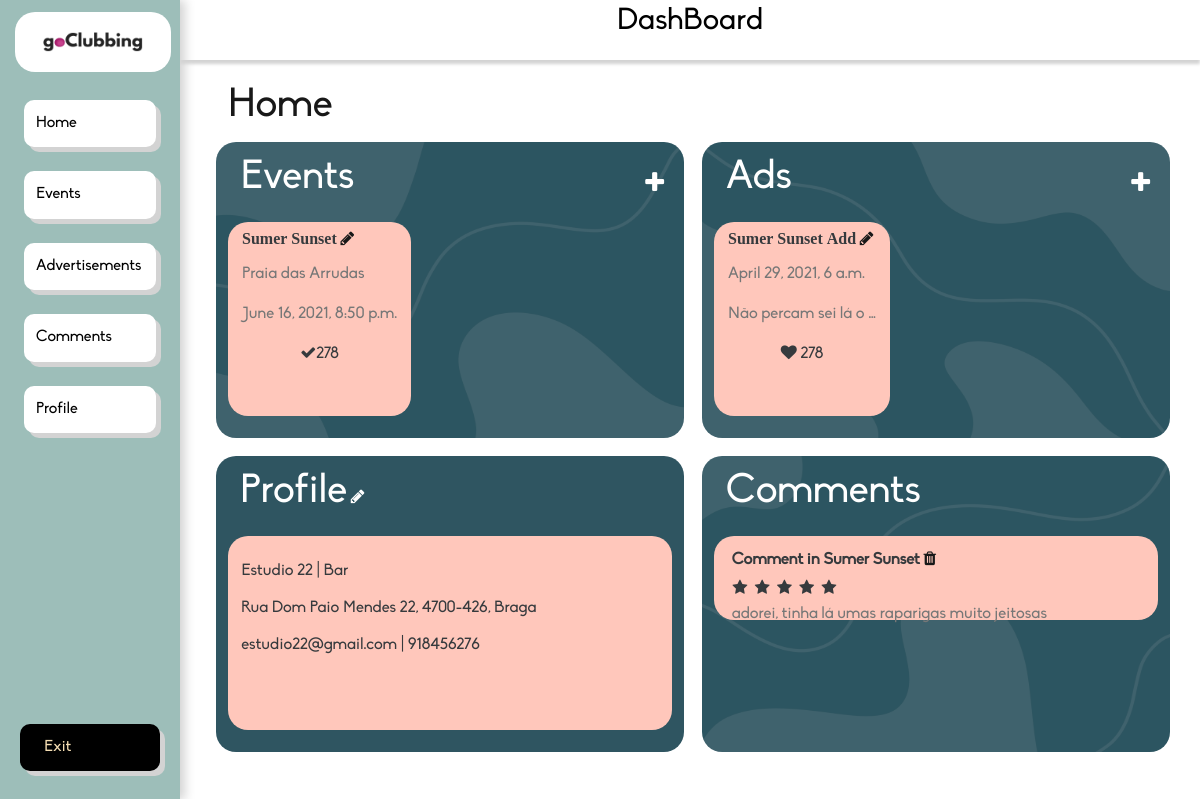
The app's page /dashboard/ (signed in) with its own data.
### app/models.py (models this page shows, shortened)
class Event(models.Model):
    name = models.CharField(max_length=100)
    location = models.CharField(max_length=100)
    datetime = models.DateTimeField(auto_now=False, auto_now_add=False)
    type = models.ForeignKey(Event_Type, on_delete=models.CASCADE)
    theme = models.CharField(max_length=100)
    min_age = models.IntegerField()
    organization = models.CharField(max_length=100)
    dress_code = models.CharField(max_length=100)
    business = models.ForeignKey(Business, on_delete=models.CASCADE)
    def __str__(self):
        return self.name

class Advertisement(models.Model):
    event = models.ForeignKey(Event, on_delete=models.CASCADE)
    date=models.DateTimeField()
    expire=models.DateTimeField()
    body=models.CharField(max_length=100)

class Business(models.Model):
    name = models.CharField(max_length=100)
    location = models.CharField(max_length=100)
    address = models.CharField(max_length=100, default="")
    lat = models.FloatField(null=True, blank=True)
    lng = models.FloatField(null=True, blank=True)
    type = models.CharField(max_length=50)
    company_name = models.CharField(max_length=100)
    opening_hours = models.JSONField(null=True)
    contact_email = models.EmailField(max_length=100)
    contact_phone = models.IntegerField()
    user = models.OneToOneField(User, on_delete=models.CASCADE)
    profilePhoto = models.ImageField(upload_to="business_photos/", default="business_photos/userDefault.png")

class Comment(models.Model):
    classification = models.IntegerField()
    body = models.CharField(max_length=1024)
    event = models.ForeignKey(Event, on_delete=models.CASCADE)

### app/views.py (the view)
# urls.py: path('dashboard/', dashboard_home, name='dashboard_home'),
def dashboard_home(request):
    if not request.user.is_authenticated or request.user.is_superuser:
        return redirect('/login/')
    events = Event.objects.all()
    ads = Advertisement.objects.all()
    comments = Comment.objects.all()
    business = Business.objects.get(user_id=request.user.id)
    tparams = {'events': events, 'ads': ads, 'comments': comments, 'self': business}
    return render(request, "dash_home.html", tparams)

### app/templates/dash_home.html (shortened to what this page needs)
{% extends "dashboard.html" %}
{% load static %}
{% block content %}
<div class="home-container">
    <div class="home-title">
        <h1>Home</h1>
    </div>
    <div class="events">
        <div class="title">
            <h1 style="float:left;">Events </h1>
            <a style="float:right; color: white" href={% url 'dashboard_newevent' %}><i class="mysmalls fa fa-plus"></i></a>
        </div>
        <div class="events-content">
            {% for event in events %}
                {% if event.business.name == self.name %}
            <div class="pub">
                <div>
                    <p class="fa" style="font-weight: bold">{{ event.name }}</p>
                    <a href={% url 'dashboard_event' num=event.id %}><i style="color:black;" class="fa fa-pencil"></i></a>
                    <p class="grey">{{ event.location }}</p>
                    <p class="grey">{{ event.datetime }}</p>
                    <p style="text-align: center"><i class="fa fa-check"></i>278</p>
                </div>
            </div>
                {% endif %}
            {% endfor %}
        </div>
        <img id="background-image" src="{% static "img/DashBoardFundo.png" %}"/>
    </div>
    <div class="pubs">
        <div class="title">
            <h1 style="float: left">Ads</h1>
            <a style="float:right; color: white" href={% url 'dashboard_newad' %}><i class="mysmalls fa fa-plus"></i></a>
        </div>
        <div class="pubs-content">
            {% for ad in ads %}
                {% if ad.event.business == self %}
            <div class="pub">
                <div>
                    <p class="fa" style="font-weight: bold">{{ ad.event }} Add</p>
                    <a href={% url 'dashboard_ad' num=ad.id %}><i style="color:black;" class="fa fa-pencil"></i></a>
                    <p class="grey">{{ ad.expire }}</p>
                    <p class="grey">{{ ad.body|truncatewords:5 }}</p>
                    <p style="text-align: center"><i class="fa fa-heart"></i> 278</p>
                </div>
            </div>
                {% endif %}
            {% endfor %}
        </div>
        <img id="background-image" src="{% static "img/DashBoardFundo3.png" %}"/>
    </div>
    <div class="profiles">
        <div class="title">
            <h1 style="display: inline-block">Profile</h1>
            <a class="edit-button" href={% url 'dashboard_profile' %}><i class="fa fa-pencil"></i></a>
        </div>
        <div class="profile-content">
            <div class="profile">
                <p class="prof-text">{{ self.name }} | {{ self.type }}</p>
                <p class="prof-text">{{ self.address }}, {{ self.location }}</p>
                <p class="prof-text">{{ self.contact_email }} | {{ self.contact_phone }}</p>
            </div>
        </div>
    </div>
    <div class="comments">
        <div class="title">
            <h1>Comments</h1>
        </div>
        <div class="comments-content">
            {% for comment in comments %}
                {% if comment.event.business == self %}
            <div class="comment">
                    <p style="font-weight: bold; margin-top: -8%; margin-left: 4%">Comment in {{ comment.event }} <a href={% url 'dashboard_comment_delete' num=comment.id %}><i style="color:black;" class="fa fa-trash"></i></a></p>
                    <p style="margin-top: -13.5%; margin-left: 2.5%">{% with ''|center:comment.classification as range %} {% for n in range %} <i class="fa fa-star"></i> {% endfor %}{% endwith %}</p>
                    <p class="grey" style="margin-top: -14%; margin-left: 4%">{{ comment.body|truncatewords:15 }}</p>
            </div>
                {% endif %}
            {% endfor %}
        </div>
    </div>
</div>
{% endblock %}

### app/static/css/dashboard.css (style rules this page uses)
html, body { margin: 0; height: 100%; width: 100%; overflow: auto; }
h1 { margin-top: 0.5vh !important; margin-bottom: 0vh!important; }
.home-container { height: 90vh; width: 100%; display: grid; grid-template-rows: 8vh 37vh 37vh; grid-template-columns: 39vw 39vw; grid-gap: 1.5vw; grid-template-areas: "title title" "events pubs" "profile comments"; overflow-x: hidden; overflow-y: auto; margin-left: 3vw; }
.home-container > * { display: grid; justify-content: center; align-content: center; background-color: #194350; border-radius: 20px; opacity: 90%; position: relative; }
.home-title { grid-area: title; background-color: transparent; justify-content: start; align-items: start; padding-top: 2vw; padding-left: 1vw; box-shadow: none; font-size: 1.5vw; color: black; }
.events { grid-area: events; display: grid; grid-template-rows: 1fr 3fr; grid-template-columns: 1fr; grid-template-areas: "title" "content"; height: 100%; width: 100%; padding-top: 1vh; }
.events > .title { font-size: 1vw; }
.events-content { display: inline-block; white-space: nowrap; position: relative; flex-direction: row; overflow-x: auto; overflow-y: hidden; scroll-behavior: smooth; height: 100%; width: 100%; -ms-overflow-style: none; scrollbar-width: none; }
.pubs { grid-area: pubs; display: grid; grid-template-rows: 1fr 3fr; grid-template-columns: 1fr; grid-template-areas: "title" "content"; padding-top: 1vh; }
.pubs > .title { font-size: 1vw; }
.pubs-content { display: inline-block; white-space: nowrap; position: relative; flex-direction: row; overflow-x: auto; overflow-y: hidden; scroll-behavior: smooth; height: 100%; width: 100%; -ms-overflow-style: none; scrollbar-width: none; }
.pub { height: 90%; width: fit-content; background-color: #FFC2B4; display: inline-block; margin-left: 1vw; border-radius: 20px; padding: 1% 3%; }
.profiles { grid-area: profile; display: grid; grid-template-rows: 1fr 3fr; grid-template-columns: 1fr; grid-template-areas: "title" "content"; padding-top: 1vh; }
.profile-content { display: inline-block; white-space: nowrap; position: relative; flex-direction: row; overflow-x: auto; overflow-y: hidden; scroll-behavior: smooth; height: 100%; width: 100%; -ms-overflow-style: none; scrollbar-width: none; }
.profile { height: 90%; width: 37vw; background-color: #FFC2B4; display: inline-block; margin-left: 1vw; border-radius: 20px; padding-top: 2%; }
.prof-text { margin: 3%; }
.comments { grid-area: comments; display: grid; grid-template-rows: 1fr 3fr; grid-template-columns: 1fr; grid-template-areas: "title" "content"; padding-top: 1vh; }
.comments > .title { font-size: 1vw; }
.comments-content { display: grid; white-space: pre-wrap; position: relative; flex-direction: column; overflow-x: hidden; overflow-y: auto; scroll-behavior: smooth; height: 100%; width: 100%; -ms-overflow-style: none; scrollbar-width: none; }
.comment { height: 7vw; width: 37vw; background-color: #FFC2B4; display: inline-block; margin-left: 1vw; margin-bottom: 1vw; border-radius: 20px; }
.title { grid-area: title; margin-left: 2vw; color: white; display: inline; }
.fa-pencil { color: white; margin-top: 2%; text-align: right; }
#background-image { height: 100%; width: 100%; position: absolute; z-index: -1; opacity: 8%; border-radius: 20px; transform: scaleX(-1); }
.edit-button { background-color: transparent; border: none; text-align: right; }
.grey { color: #696969; }
.mysmalls { margin: 20px !important; font-size: 2em !important; }

### app/templates/dashboard.html (style rules this page uses)
* { box-sizing: border-box; font-family: Biko, serif; }

### records on screen
Event: name "Sumer Sunset", location "Praia das Arrudas", datetime "June 16, 2021, 8:50 p.m."
Advertisement: event "Sumer Sunset", expire "April 29, 2021, 6 a.m.", body "Não percam sei lá o …"
Business: name "Estudio 22", type "Bar", address "Rua Dom Paio Mendes 22, 4700-426", location "Braga", contact_email "estudio22@gmail.com", contact_phone "918456276"
Comment: event "Sumer Sunset", classification 5 (drawn), body "adorei, tinha lá umas raparigas muito jeitosas"
